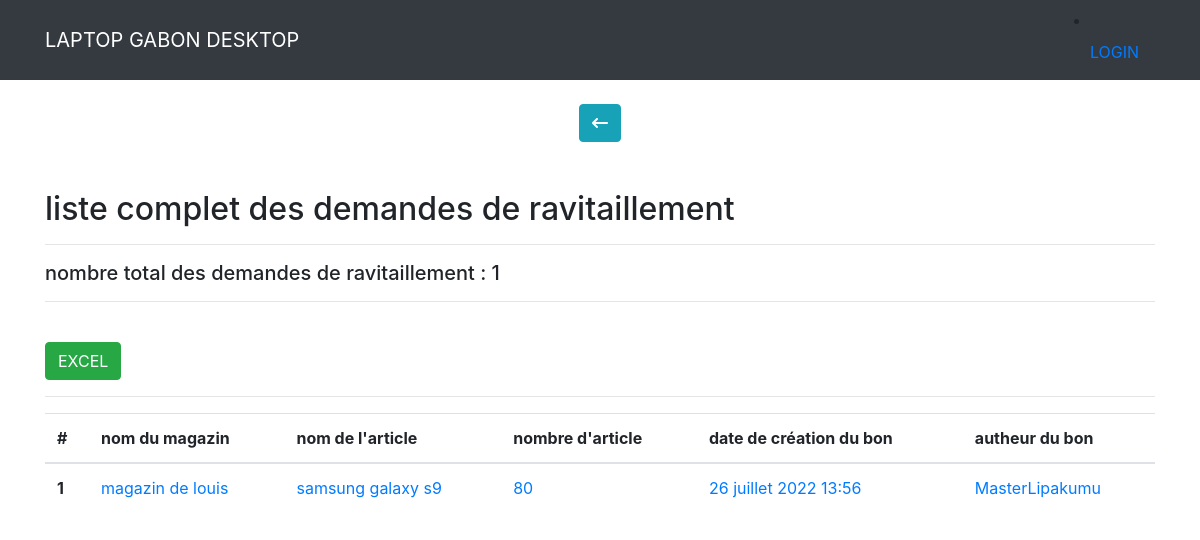
The page /document-client/ravite/ on the database its author committed.
### docuclient/models.py (models this page shows, shortened)
class Ravite(models.Model):
    shop_name = models.CharField(blank = True, max_length = 255)
    article_name = models.CharField(blank = True, max_length = 255)
    article_number = models.IntegerField()
    article_description = models.TextField(blank = True)
    date_created = models.DateTimeField(auto_now_add=True)
    date_updated = models.DateTimeField(auto_now=True)
    author = models.ForeignKey(User, on_delete=models.CASCADE)

### docuclient/views.py (the view)
# urls.py: path('ravite/', RaviteList, name="ravite"),
def RaviteList(request):
    ravites = Ravite.objects.all().order_by('-date_created')
    ravites = list(ravites)
    total_number = Ravite.objects.all().count()
    context = {"ravites": ravites,
    "total_number":total_number}
    return render(request, "docuclient/ravites_list.html", context)

### templates/docuclient/ravites_list.html
{% extends 'base.html' %}
{% block content %}
<br>
<div class="content d-flex justify-content-around">
  <div class="column">
      <a href="{% url 'alldocuments'%}"><button type="button" class="btn btn-info"><i class="fa-solid fa-arrow-left-long"></i></button></a>
  </div>
</div>
<br>
<div class="content">
    <br>
    <h2> liste complet des demandes de ravitaillement </h2><hr>
    <h5> nombre total des demandes de ravitaillement : {{total_number}}</h5><hr>
    <br>
    <button onclick="HtmlTOExcel('xls')" class="btn btn-success">EXCEL</button>
    <br>
    <hr>
    <table class="table" id="tableToExcel">
      <thead>
        <tr>
          <th scope="col">#</th>
          <th scope="col">nom du magazin </th>
          <th scope="col">nom de l'article </th>
          <th scope="col">nombre d'article </th>
          <th scope="col">date de création du bon</th>
          <th scope="col"> autheur du bon </th>
        </tr>
      </thead>
      <tbody>
        {% for i in ravites %}
        <tr>
          <th scope="row">{{i.id}}</th>
          <td><a href="{% url 'ravite-detail' i.id %}">{{i.shop_name}}</a></td>
          <td><a href="{% url 'ravite-detail' i.id %}">{{i.article_name}}</a></td>
          <td><a href="{% url 'ravite-detail' i.id %}">{{i.article_number }}</a></td>
          <td><a href="{% url 'ravite-detail' i.id %}">{{i.date_created}}</a></td>
          <td><a href="{% url 'ravite-detail' i.id %}">{{i.author.username}}</a></td>
        </tr>
        {% empty %}
        <p> ouh là là vous n'avez pas encore de facture enregistre </p>
      {% endfor %}
      </tbody>
    </table>
</div>
{% endblock content %}

### rows shown on the page
Ravite: id "1", shop_name "magazin de louis", article_name "samsung galaxy s9", article_number "80", date_created "26 juillet 2022 13:56", author.username "MasterLipakumu"

### other values the page prints
{{ total_number }} "1"
